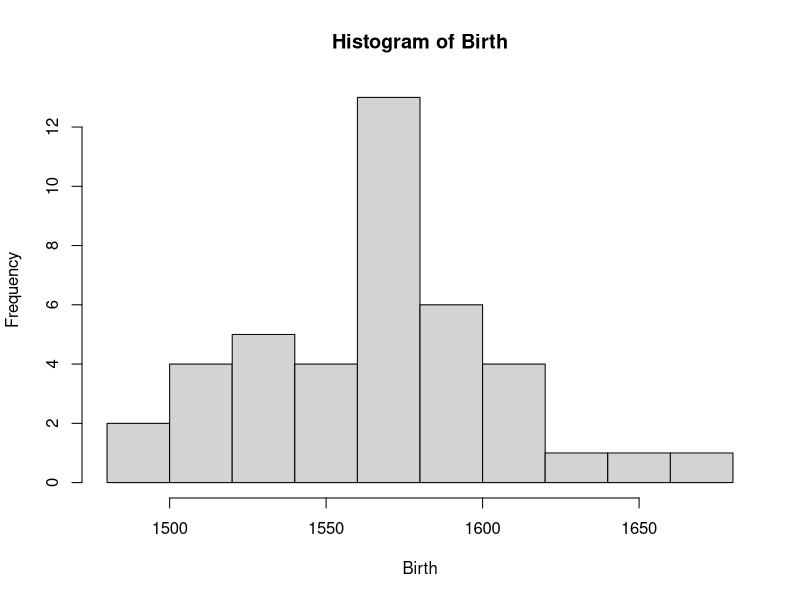
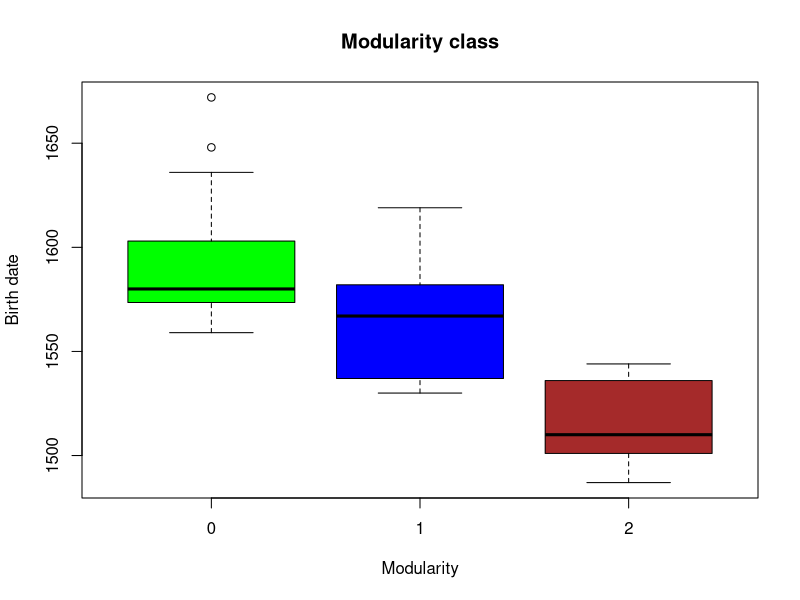

Recreate these plots in R, in order.
#####################################################################################
##                                                                                 ##
##    LOS TEXTOS POÉTICOS DE FERNANDO DE HERRERA.                                  ##
##    APROXIMACIONES DESDE LA ESTILÍSTICA DE CORPUS Y LA ESTILOMETRÍA              ##
##    Tesis doctoral escrita por Laura Hernández Lorenzo                           ##
##    Capítulo 7. Análisis con métodos estilométricos                              ##
##    Apartado 7.8. Un mapa de la evolución de la poesía áurea: análisis de redes  ##
##    Script 4 de la Tesis                                                         ##
##                                                                                 ##
#####################################################################################

# Establecemos el directorio de trabajo donde está la tabla exportada de Gephi
setwd("Desktop")

# Importamos la tabla en R y guardamos los datos de las fechas de nacimiento
my.data = read.csv("ADSO table3.csv")
Birth = my.data[,15]

# Creamos un histograma para las fechas de nacimiento
hist(Birth)

# Creación del boxplot para evaluar la relación entre cronología y modularidad
Modularity = my.data[,20]
boxplot(Birth~Modularity, main = "Modularity class", ylab = "Birth date", col = c("green", "blue", "brown"))

# Para ver si existe una correlación entre fecha de nacimiento y centralidad en el grafo

# Calculamos la diferencia de cada fecha de nacimiento a la media y convertimos a valores absolutos
difference_to_mean_year = Birth - mean(Birth)
abs_difference_to_mean_year = abs(difference_to_mean_year)

# Guardamos los datos de closeness y harmonic closeness centrality
Closeness = my.data[,12]
Harmonic_closeness_centrality = my.data[,13]

# Creamos dos variables que incluyan los dos conjuntos de datos a testar (fecha de nacimiento + medida de centralidad)
x = abs_difference_to_mean_year
y = Closeness

# Generamos la regresión lineal
regression <- lm(x~y)

# Pedimos el resumen de resultados para ver el valor p obtenido
summary(regression)

# Excluimos a Joseph de Litala como outlier
Birth2 = my.data[-(4),15]
my.data2 = my.data[-(4),]

# Repetimos los procesos anteriores del análisis sin Joseph de Litala
difference_to_mean_year2 = Birth2 - mean(Birth2)
abs_difference_to_mean_year2 = abs(difference_to_mean_year2)
Closeness2 = my.data2[,12]
Harmonic_closeness_centrality2 = my.data2[,13]
x = abs_difference_to_mean_year2
y = Harmonic_closeness_centrality2
regression <- lm(x~y)
summary(regression)
